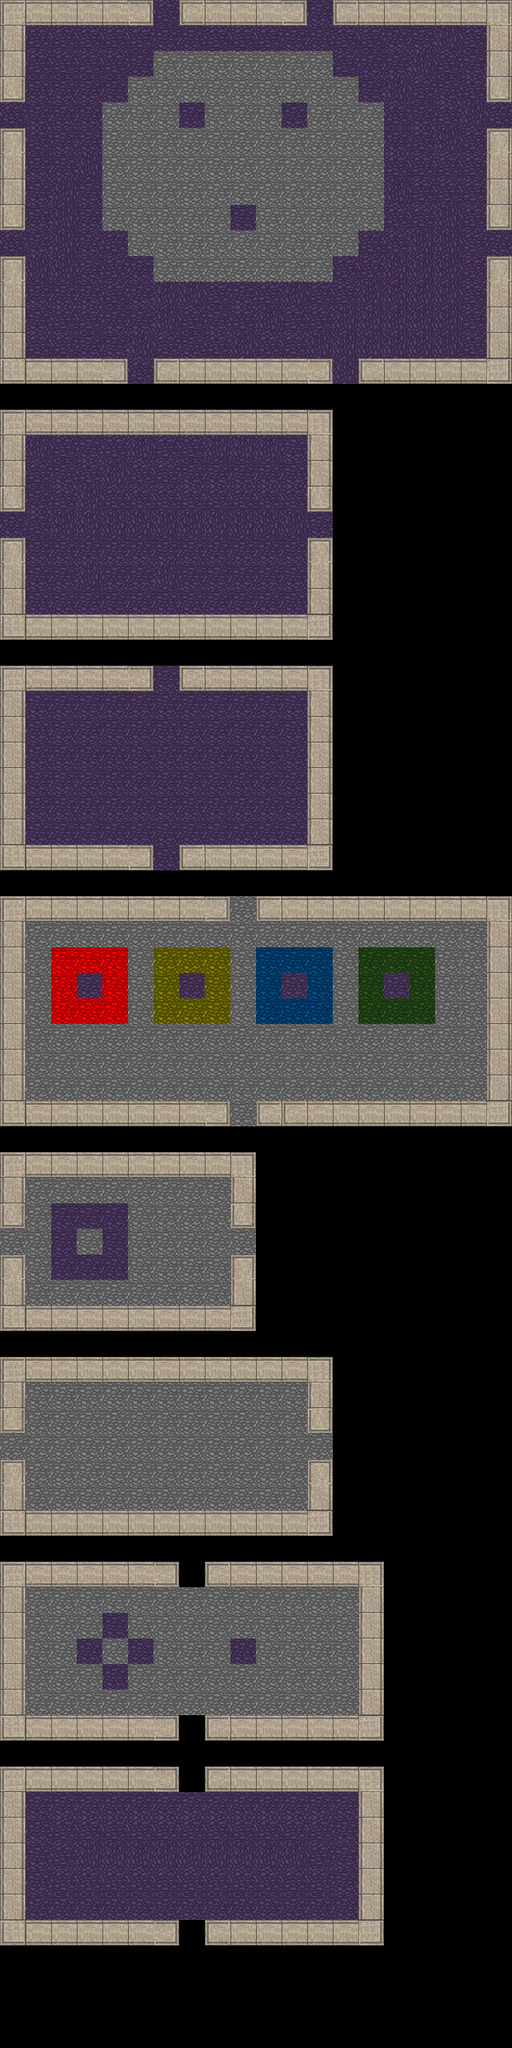

Below is a game level as drawn by its tile map, then a one-line description and the .tmx that defines it (tile-layer data replaced by summaries):
An orthogonal 20x80 tile map with 32x32 px tiles, 2 tile layers (background, walls), 9 tilesets and 69 objects (21x door, 20x jar, 12x floor_switch, 7x room, 7x invisible_floor_switch, ...).

<map version="1.0" orientation="orthogonal" width="20" height="80" tilewidth="32" tileheight="32">
 <tileset firstgid="1" name="dirt" tilewidth="32" tileheight="32">
  <image source="../textures/cobblestone.png" width="32" height="32" />
  <terraintypes>
   <terrain name="New Terrain" tile="-1" />
  </terraintypes>
 </tileset>
 <tileset firstgid="2" name="dark_indigo_cobblestone" tilewidth="32" tileheight="32">
  <image source="../textures/dark_indigo_cobblestone.png" width="32" height="32" />
  <terraintypes>
   <terrain name="New Terrain" tile="-1" />
  </terraintypes>
 </tileset>
 <tileset firstgid="3" name="dark_indigo_2" tilewidth="32" tileheight="32">
  <image source="../textures/dark_indigo_cobblestone2.png" width="32" height="32" />
 </tileset>
 <tileset firstgid="4" name="dark_indigo_3" tilewidth="32" tileheight="32">
  <image source="../textures/dark_indigo_cobblestone3.png" width="32" height="32" />
 </tileset>
 <tileset firstgid="5" name="red_cobblestone" tilewidth="32" tileheight="32">
  <image source="../textures/red_cobblestone.png" width="32" height="32" />
 </tileset>
 <tileset firstgid="6" name="yellow_cobblestone" tilewidth="32" tileheight="32">
  <image source="../textures/yellow_cobblestone.png" width="32" height="32" />
 </tileset>
 <tileset firstgid="7" name="blue_cobblestone" tilewidth="32" tileheight="32">
  <image source="../textures/blue_cobblestone.png" width="32" height="32" />
 </tileset>
 <tileset firstgid="8" name="green_cobblestone" tilewidth="32" tileheight="32">
  <image source="../textures/green_cobblestone.png" width="32" height="32" />
 </tileset>
 <tileset firstgid="9" name="block_wall" tilewidth="32" tileheight="32">
  <image source="../textures/block_wall.png" width="128" height="128" />
 </tileset>
 <layer name="background" width="20" height="80">
  <data>[1600 cells, 748 non-empty, 8 distinct tile ids]</data>
 </layer>
 <layer name="walls" width="20" height="80">
  <data>[1600 cells, 387 non-empty, 13 distinct tile ids]</data>
 </layer>
 <objectgroup name="environment" width="20" height="80">
  <object name="room_2_jar_1" type="jar" x="111" y="919" />
  <object name="room_2_jar_2" type="jar" x="175" y="919" />
  <object name="room_2_jar_3" type="jar" x="239" y="919" />
  <object name="room_2_jar_4" type="jar" x="303" y="919" />
  <object name="jar" type="jar" x="192" y="576" width="32" height="32" />
  <object name="room_3_red_jar" type="jar" x="96" y="1312" width="32" height="32">
   <properties>
    <property name="color" value="red" />
   </properties>
  </object>
  <object name="room_3_yellow_jar" type="jar" x="224" y="1312" width="32" height="32">
   <properties>
    <property name="color" value="yellow" />
   </properties>
  </object>
  <object name="room_3_blue_jar" type="jar" x="352" y="1312" width="32" height="32">
   <properties>
    <property name="color" value="blue" />
   </properties>
  </object>
  <object name="room_3_green_jar" type="jar" x="480" y="1312" width="32" height="32">
   <properties>
    <property name="color" value="green" />
   </properties>
  </object>
  <object name="room_5_left_jar" type="jar" x="96" y="1792" width="32" height="32" />
  <object name="room_5_right_jar" type="jar" x="288" y="1789" width="32" height="32" />
  <object name="room_6_left_jar" type="jar" x="96" y="2048" width="32" height="32" />
  <object name="room_6_right_jar" type="jar" x="160" y="2048" width="32" height="32" />
  <object name="room_6_top_jar" type="jar" x="128" y="2016" width="32" height="32" />
  <object name="room_6_bottom_jar" type="jar" x="128" y="2080" width="32" height="32" />
  <object name="jar" type="jar" x="288" y="31" width="32" height="32">
   <properties>
    <property name="activation" value="top" />
   </properties>
  </object>
  <object name="left_jar" type="jar" x="49" y="204" width="32" height="32" />
  <object name="right_jar" type="jar" x="563" y="201" width="32" height="32">
   <properties>
    <property name="activation" value="right" />
   </properties>
  </object>
  <object name="bottom_jar" type="jar" x="292" y="415" width="32" height="32">
   <properties>
    <property name="activation" value="bottom" />
   </properties>
  </object>
  <object name="jar" type="jar" x="192" y="1536" width="32" height="32" />
  <object name="sign" type="sign" x="48" y="368" width="32" height="32">
   <properties>
    <property name="msg" value="Sometimes the answer is staring you in the face." />
   </properties>
  </object>
 </objectgroup>
 <objectgroup name="rooms" width="20" height="80" visible="0">
  <object name="main_room" type="room" x="1" y="2" width="640" height="480">
   <properties>
    <property name="id" value="3" />
   </properties>
  </object>
  <object name="room_1" type="room" x="-2" y="514" width="416" height="288" />
  <object name="room_3" type="room" x="0" y="1120" width="640" height="288" />
  <object name="room4" type="room" x="0" y="1440" width="320" height="224" />
  <object name="room5" type="room" x="0" y="1696" width="416" height="224" />
  <object name="room6" type="room" x="0" y="1952" width="480" height="224" />
  <object name="room_2" type="room" x="0" y="832" width="416" height="256" />
 </objectgroup>
 <objectgroup name="map_links" width="20" height="80">
  <object name="main_room_center" type="map_link" x="287" y="185" width="32" height="32">
   <properties>
    <property name="entrance_dir" value="up" />
   </properties>
  </object>
 </objectgroup>
 <objectgroup name="logic" width="20" height="80">
  <object name="room_4_switch" type="floor_switch" x="96" y="1536" width="32" height="32">
   <properties>
    <property name="activating_class" value="jar" />
   </properties>
  </object>
  <object name="room_5_left_switch" type="floor_switch" x="164" y="1791" width="32" height="32">
   <properties>
    <property name="activating_name" value="room_5_left_jar" />
   </properties>
  </object>
  <object name="room_6_switch_top" type="floor_switch" x="320" y="2016" width="32" height="32">
   <properties>
    <property name="activating_name" value="room_6_top_jar" />
   </properties>
  </object>
  <object name="room_5_right_switch" type="floor_switch" x="228" y="1791" width="32" height="32">
   <properties>
    <property name="activating_name" value="room_5_right_jar" />
   </properties>
  </object>
  <object name="room_6_switch_bottom" type="floor_switch" x="320" y="2078" width="32" height="32">
   <properties>
    <property name="activating_name" value="room_6_bottom_jar" />
   </properties>
  </object>
  <object name="room_6_switch_left" type="floor_switch" x="288" y="2046" width="32" height="32">
   <properties>
    <property name="activating_name" value="room_6_left_jar" />
   </properties>
  </object>
  <object name="room_6_switch_right" type="floor_switch" x="352" y="2046" width="32" height="32">
   <properties>
    <property name="activating_name" value="room_6_right_jar" />
   </properties>
  </object>
  <object name="main_switch_1" type="invisible_floor_switch" x="224" y="128" width="32" height="32">
   <properties>
    <property name="activating_name" value="left_jar" />
   </properties>
  </object>
  <object name="main_switch_2" type="invisible_floor_switch" x="352" y="128" width="32" height="32">
   <properties>
    <property name="activating_name" value="right_jar" />
   </properties>
  </object>
  <object name="room_3_switch_1" type="invisible_floor_switch" x="96" y="1216" width="32" height="32">
   <properties>
    <property name="activating_name" value="room_3_red_jar" />
   </properties>
  </object>
  </objectgroup>
 <objectgroup name="doors" width="20" height="80">
  <!-- 21 objects omitted --></objectgroup>
</map>
<!-- 30 of 69 objects omitted -->
